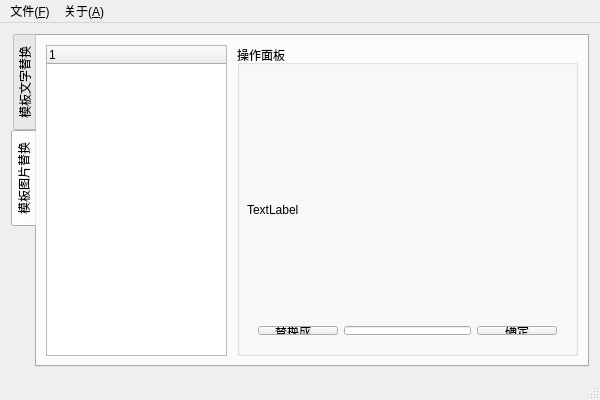
<?xml version="1.0" encoding="UTF-8"?>
<ui version="4.0">
 <class>ReplaceAETemplateClass</class>
 <widget class="QMainWindow" name="ReplaceAETemplateClass">
  <property name="geometry">
   <rect>
    <x>0</x>
    <y>0</y>
    <width>600</width>
    <height>400</height>
   </rect>
  </property>
  <property name="windowTitle">
   <string>ReplaceAETemplate</string>
  </property>
  <widget class="QWidget" name="centralWidget">
   <layout class="QVBoxLayout" name="verticalLayout">
    <item>
     <widget class="QTabWidget" name="tabWidget">
      <property name="tabPosition">
       <enum>QTabWidget::West</enum>
      </property>
      <property name="tabShape">
       <enum>QTabWidget::Rounded</enum>
      </property>
      <property name="currentIndex">
       <number>1</number>
      </property>
      <widget class="QWidget" name="replaceCharTab">
       <attribute name="title">
        <string>模板文字替换</string>
       </attribute>
       <attribute name="toolTip">
        <string>替换二进制模板文件中的指定字符串</string>
       </attribute>
       <layout class="QVBoxLayout" name="verticalLayout_4">
        <item>
         <widget class="QGroupBox" name="groupBox">
          <property name="title">
           <string>查找</string>
          </property>
          <layout class="QVBoxLayout" name="verticalLayout_2">
           <item>
            <layout class="QHBoxLayout" name="horizontalLayout">
             <item>
              <widget class="QLabel" name="label">
               <property name="text">
                <string>将要替换的字符串:</string>
               </property>
              </widget>
             </item>
             <item>
              <widget class="QLineEdit" name="sourceCharLineEdit"/>
             </item>
             <item>
              <widget class="QPushButton" name="searchCharButton">
               <property name="text">
                <string>开始查找</string>
               </property>
              </widget>
             </item>
            </layout>
           </item>
           <item>
            <layout class="QHBoxLayout" name="horizontalLayout_2">
             <item>
              <widget class="QLabel" name="label_2">
               <property name="text">
                <string>查找结果:</string>
               </property>
              </widget>
             </item>
             <item>
              <widget class="QLabel" name="searchCharResult">
               <property name="text">
                <string>0</string>
               </property>
              </widget>
             </item>
             <item>
              <spacer name="horizontalSpacer">
               <property name="orientation">
                <enum>Qt::Horizontal</enum>
               </property>
               <property name="sizeHint" stdset="0">
                <size>
                 <width>40</width>
                 <height>20</height>
                </size>
               </property>
              </spacer>
             </item>
            </layout>
           </item>
           <item>
            <widget class="QLabel" name="label_4">
             <property name="text">
              <string>说明：先输入要替换的字符串，程序将在二进制模板文件中进行查找。如果没有找到字符串，
则不能进行替换操作！</string>
             </property>
             <property name="scaledContents">
              <bool>false</bool>
             </property>
            </widget>
           </item>
          </layout>
         </widget>
        </item>
        <item>
         <widget class="QGroupBox" name="groupBox_2">
          <property name="title">
           <string>替换</string>
          </property>
          <layout class="QVBoxLayout" name="verticalLayout_3">
           <item>
            <layout class="QHBoxLayout" name="horizontalLayout_3">
             <item>
              <widget class="QLabel" name="label_5">
               <property name="text">
                <string>替换的目标字符串:</string>
               </property>
              </widget>
             </item>
             <item>
              <widget class="QLineEdit" name="destCharLineEdit"/>
             </item>
             <item>
              <widget class="QPushButton" name="replaceCharButton">
               <property name="text">
                <string>开始替换</string>
               </property>
              </widget>
             </item>
            </layout>
           </item>
           <item>
            <layout class="QHBoxLayout" name="horizontalLayout_4">
             <item>
              <widget class="QLabel" name="label_6">
               <property name="text">
                <string>替换结果:</string>
               </property>
              </widget>
             </item>
             <item>
              <widget class="QLabel" name="replaceCharResult">
               <property name="text">
                <string>0</string>
               </property>
              </widget>
             </item>
             <item>
              <widget class="QLabel" name="label_8">
               <property name="text">
                <string>条完成替换</string>
               </property>
              </widget>
             </item>
             <item>
              <spacer name="horizontalSpacer_2">
               <property name="orientation">
                <enum>Qt::Horizontal</enum>
               </property>
               <property name="sizeHint" stdset="0">
                <size>
                 <width>40</width>
                 <height>20</height>
                </size>
               </property>
              </spacer>
             </item>
            </layout>
           </item>
           <item>
            <widget class="QLabel" name="label_9">
             <property name="text">
              <string>说明：替换后即可打开模板进行查看。</string>
             </property>
            </widget>
           </item>
          </layout>
         </widget>
        </item>
       </layout>
      </widget>
      <widget class="QWidget" name="replaceImageTab">
       <attribute name="title">
        <string>模板图片替换</string>
       </attribute>
       <attribute name="toolTip">
        <string>替换二进制模板文件中的指定图片</string>
       </attribute>
       <widget class="QTreeWidget" name="imageTreeWidget">
        <property name="geometry">
         <rect>
          <x>9</x>
          <y>9</y>
          <width>181</width>
          <height>311</height>
         </rect>
        </property>
        <column>
         <property name="text">
          <string notr="true">1</string>
         </property>
        </column>
       </widget>
       <widget class="QGroupBox" name="groupBox_3">
        <property name="geometry">
         <rect>
          <x>200</x>
          <y>9</y>
          <width>341</width>
          <height>311</height>
         </rect>
        </property>
        <property name="title">
         <string>操作面板</string>
        </property>
        <widget class="QLabel" name="imagePreviewLabel">
         <property name="geometry">
          <rect>
           <x>10</x>
           <y>54</y>
           <width>371</width>
           <height>221</height>
          </rect>
         </property>
         <property name="text">
          <string>TextLabel</string>
         </property>
        </widget>
        <widget class="QWidget" name="layoutWidget">
         <property name="geometry">
          <rect>
           <x>10</x>
           <y>22</y>
           <width>321</width>
           <height>22</height>
          </rect>
         </property>
         <layout class="QHBoxLayout" name="horizontalLayout_6">
          <item>
           <widget class="QLabel" name="label_3">
            <property name="text">
             <string>图片预览ID:</string>
            </property>
           </widget>
          </item>
          <item>
           <widget class="QLabel" name="imageCountLabel">
            <property name="text">
             <string>0</string>
            </property>
           </widget>
          </item>
          <item>
           <spacer name="horizontalSpacer_3">
            <property name="orientation">
             <enum>Qt::Horizontal</enum>
            </property>
            <property name="sizeHint" stdset="0">
             <size>
              <width>40</width>
              <height>20</height>
             </size>
            </property>
           </spacer>
          </item>
         </layout>
        </widget>
        <widget class="QWidget" name="layoutWidget">
         <property name="geometry">
          <rect>
           <x>10</x>
           <y>270</y>
           <width>321</width>
           <height>31</height>
          </rect>
         </property>
         <layout class="QHBoxLayout" name="horizontalLayout_5">
          <item>
           <widget class="QPushButton" name="chooseImageButton">
            <property name="text">
             <string>替换成...</string>
            </property>
           </widget>
          </item>
          <item>
           <widget class="QLineEdit" name="destImagePathLineEdit">
            <property name="readOnly">
             <bool>true</bool>
            </property>
           </widget>
          </item>
          <item>
           <widget class="QPushButton" name="replaceImageButton">
            <property name="text">
             <string>确定</string>
            </property>
           </widget>
          </item>
         </layout>
        </widget>
       </widget>
      </widget>
     </widget>
    </item>
   </layout>
  </widget>
  <widget class="QMenuBar" name="menuBar">
   <property name="geometry">
    <rect>
     <x>0</x>
     <y>0</y>
     <width>600</width>
     <height>23</height>
    </rect>
   </property>
   <widget class="QMenu" name="menu_F">
    <property name="title">
     <string>文件(&amp;F)</string>
    </property>
    <addaction name="actionOpenFile"/>
    <addaction name="actionCloseFile"/>
    <addaction name="actionQuitApplication"/>
   </widget>
   <widget class="QMenu" name="menu_A">
    <property name="title">
     <string>关于(&amp;A)</string>
    </property>
    <addaction name="actionDeveloper"/>
   </widget>
   <addaction name="menu_F"/>
   <addaction name="menu_A"/>
  </widget>
  <widget class="QStatusBar" name="statusBar"/>
  <action name="actionOpenFile">
   <property name="text">
    <string>打开模板文件...(&amp;O)</string>
   </property>
   <property name="shortcut">
    <string>Ctrl+O</string>
   </property>
  </action>
  <action name="actionCloseFile">
   <property name="text">
    <string>关闭文件(&amp;C)</string>
   </property>
   <property name="shortcut">
    <string>Ctrl+W</string>
   </property>
  </action>
  <action name="actionQuitApplication">
   <property name="text">
    <string>退出程序(&amp;Q)</string>
   </property>
   <property name="shortcut">
    <string>Ctrl+Q</string>
   </property>
  </action>
  <action name="actionDeveloper">
   <property name="text">
    <string>开发者(&amp;D)</string>
   </property>
  </action>
 </widget>
 <layoutdefault spacing="6" margin="11"/>
 <resources>
  <include location="replaceaetemplate.qrc"/>
 </resources>
 <connections/>
</ui>
